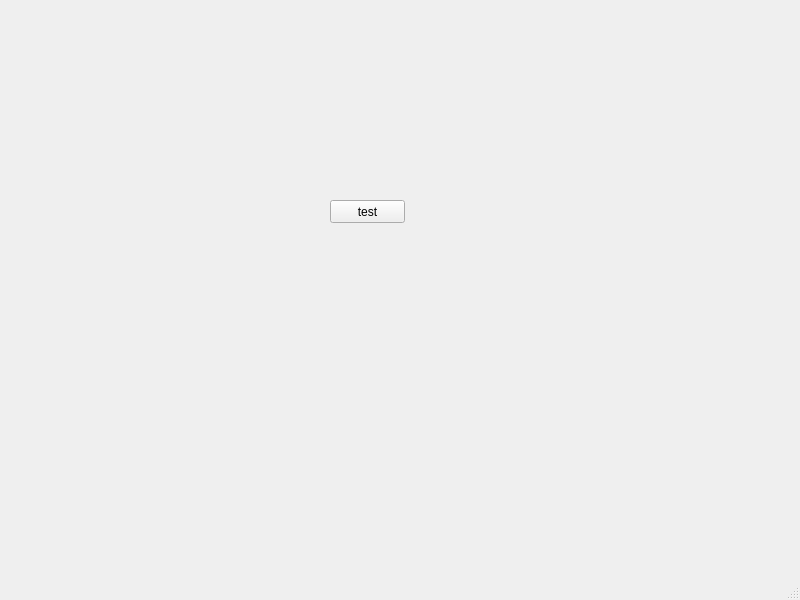
<?xml version="1.0" encoding="UTF-8"?>
<ui version="4.0">
 <class>MainWindow</class>
 <widget class="QMainWindow" name="MainWindow">
  <property name="geometry">
   <rect>
    <x>0</x>
    <y>0</y>
    <width>800</width>
    <height>600</height>
   </rect>
  </property>
  <property name="windowTitle">
   <string>MainWindow</string>
  </property>
  <widget class="QWidget" name="centralwidget">
   <widget class="QPushButton" name="pushButton">
    <property name="geometry">
     <rect>
      <x>330</x>
      <y>200</y>
      <width>75</width>
      <height>23</height>
     </rect>
    </property>
    <property name="text">
     <string>test</string>
    </property>
   </widget>
  </widget>
  <widget class="QMenuBar" name="menubar">
   <property name="geometry">
    <rect>
     <x>0</x>
     <y>0</y>
     <width>800</width>
     <height>23</height>
    </rect>
   </property>
  </widget>
  <widget class="QStatusBar" name="statusbar"/>
 </widget>
 <resources/>
 <connections/>
</ui>
